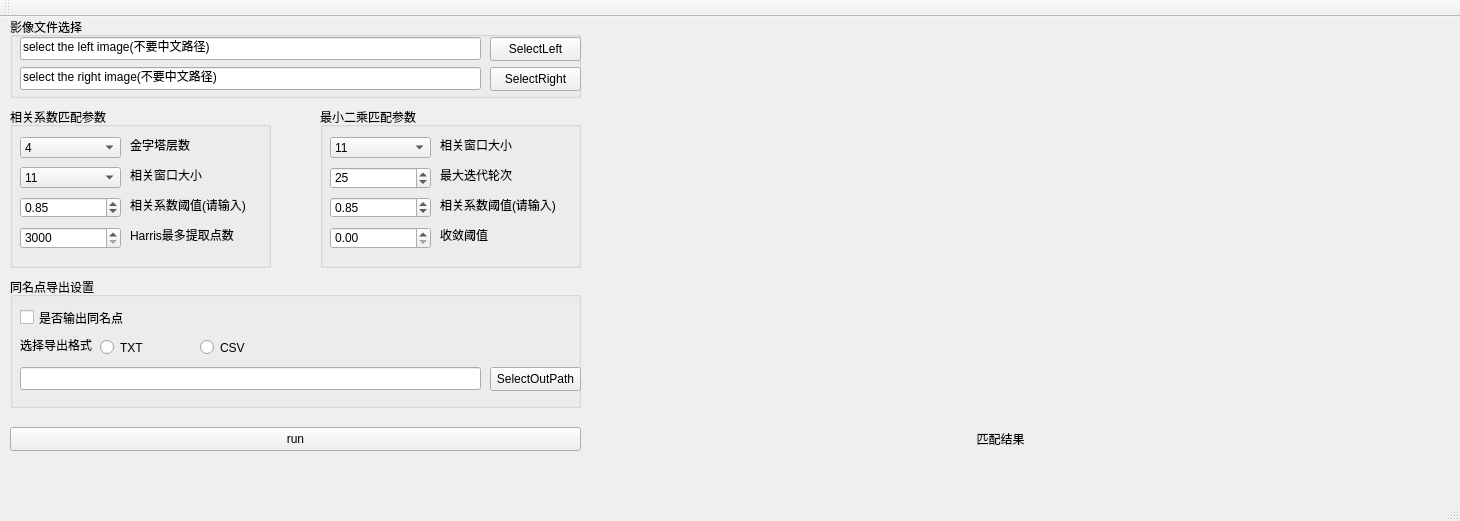
<?xml version="1.0" encoding="UTF-8"?>
<ui version="4.0">
 <class>MatchClass</class>
 <widget class="QMainWindow" name="MatchClass">
  <property name="geometry">
   <rect>
    <x>0</x>
    <y>0</y>
    <width>1460</width>
    <height>521</height>
   </rect>
  </property>
  <property name="windowTitle">
   <string>Match</string>
  </property>
  <widget class="QWidget" name="centralWidget">
   <widget class="QGroupBox" name="ImagePath">
    <property name="geometry">
     <rect>
      <x>10</x>
      <y>0</y>
      <width>571</width>
      <height>81</height>
     </rect>
    </property>
    <property name="title">
     <string>影像文件选择</string>
    </property>
    <widget class="QLineEdit" name="lineEditImgL">
     <property name="geometry">
      <rect>
       <x>10</x>
       <y>20</y>
       <width>461</width>
       <height>23</height>
      </rect>
     </property>
     <property name="text">
      <string>select the left image(不要中文路径)</string>
     </property>
    </widget>
    <widget class="QPushButton" name="selectLeftImg">
     <property name="geometry">
      <rect>
       <x>480</x>
       <y>20</y>
       <width>91</width>
       <height>24</height>
      </rect>
     </property>
     <property name="text">
      <string>SelectLeft</string>
     </property>
    </widget>
    <widget class="QLineEdit" name="lineEditImgR">
     <property name="geometry">
      <rect>
       <x>10</x>
       <y>50</y>
       <width>461</width>
       <height>23</height>
      </rect>
     </property>
     <property name="text">
      <string>select the right image(不要中文路径)</string>
     </property>
    </widget>
    <widget class="QPushButton" name="selectRightImg">
     <property name="geometry">
      <rect>
       <x>480</x>
       <y>50</y>
       <width>91</width>
       <height>24</height>
      </rect>
     </property>
     <property name="text">
      <string>SelectRight</string>
     </property>
    </widget>
   </widget>
   <widget class="QGroupBox" name="relateParam">
    <property name="geometry">
     <rect>
      <x>10</x>
      <y>90</y>
      <width>261</width>
      <height>161</height>
     </rect>
    </property>
    <property name="title">
     <string>相关系数匹配参数</string>
    </property>
    <widget class="QComboBox" name="PyramidLevel">
     <property name="geometry">
      <rect>
       <x>10</x>
       <y>30</y>
       <width>101</width>
       <height>21</height>
      </rect>
     </property>
     <item>
      <property name="text">
       <string>4</string>
      </property>
     </item>
     <item>
      <property name="text">
       <string>3</string>
      </property>
     </item>
     <item>
      <property name="text">
       <string>2</string>
      </property>
     </item>
     <item>
      <property name="text">
       <string>1</string>
      </property>
     </item>
    </widget>
    <widget class="QLabel" name="labelPyramid">
     <property name="geometry">
      <rect>
       <x>120</x>
       <y>30</y>
       <width>91</width>
       <height>16</height>
      </rect>
     </property>
     <property name="text">
      <string>金字塔层数</string>
     </property>
    </widget>
    <widget class="QComboBox" name="relateWinSize">
     <property name="geometry">
      <rect>
       <x>10</x>
       <y>60</y>
       <width>101</width>
       <height>21</height>
      </rect>
     </property>
     <property name="currentText">
      <string>11</string>
     </property>
     <item>
      <property name="text">
       <string>11</string>
      </property>
     </item>
     <item>
      <property name="text">
       <string>9</string>
      </property>
     </item>
     <item>
      <property name="text">
       <string>13</string>
      </property>
     </item>
     <item>
      <property name="text">
       <string>15</string>
      </property>
     </item>
     <item>
      <property name="text">
       <string>17</string>
      </property>
     </item>
    </widget>
    <widget class="QLabel" name="labelrelateWinSize">
     <property name="geometry">
      <rect>
       <x>120</x>
       <y>60</y>
       <width>91</width>
       <height>16</height>
      </rect>
     </property>
     <property name="text">
      <string>相关窗口大小</string>
     </property>
    </widget>
    <widget class="QDoubleSpinBox" name="relateThreshold">
     <property name="geometry">
      <rect>
       <x>10</x>
       <y>90</y>
       <width>101</width>
       <height>21</height>
      </rect>
     </property>
     <property name="maximum">
      <double>1.000000000000000</double>
     </property>
     <property name="singleStep">
      <double>0.010000000000000</double>
     </property>
     <property name="value">
      <double>0.850000000000000</double>
     </property>
    </widget>
    <widget class="QLabel" name="labelthreshold">
     <property name="geometry">
      <rect>
       <x>120</x>
       <y>90</y>
       <width>121</width>
       <height>16</height>
      </rect>
     </property>
     <property name="text">
      <string>相关系数阈值(请输入)</string>
     </property>
    </widget>
    <widget class="QLabel" name="labelthreshold_2">
     <property name="geometry">
      <rect>
       <x>120</x>
       <y>120</y>
       <width>121</width>
       <height>16</height>
      </rect>
     </property>
     <property name="text">
      <string>Harris最多提取点数</string>
     </property>
    </widget>
    <widget class="QSpinBox" name="upmaxHarris">
     <property name="geometry">
      <rect>
       <x>10</x>
       <y>120</y>
       <width>101</width>
       <height>22</height>
      </rect>
     </property>
     <property name="minimum">
      <number>3000</number>
     </property>
     <property name="maximum">
      <number>8000</number>
     </property>
     <property name="value">
      <number>3000</number>
     </property>
    </widget>
   </widget>
   <widget class="QGroupBox" name="LSMParam">
    <property name="geometry">
     <rect>
      <x>320</x>
      <y>90</y>
      <width>261</width>
      <height>161</height>
     </rect>
    </property>
    <property name="title">
     <string>最小二乘匹配参数</string>
    </property>
    <widget class="QLabel" name="LSMlabelrelateWinSize">
     <property name="geometry">
      <rect>
       <x>120</x>
       <y>30</y>
       <width>91</width>
       <height>16</height>
      </rect>
     </property>
     <property name="text">
      <string>相关窗口大小</string>
     </property>
    </widget>
    <widget class="QComboBox" name="LSMrelateWinSize">
     <property name="geometry">
      <rect>
       <x>10</x>
       <y>30</y>
       <width>101</width>
       <height>21</height>
      </rect>
     </property>
     <item>
      <property name="text">
       <string>11</string>
      </property>
     </item>
     <item>
      <property name="text">
       <string>13</string>
      </property>
     </item>
     <item>
      <property name="text">
       <string>15</string>
      </property>
     </item>
     <item>
      <property name="text">
       <string>17</string>
      </property>
     </item>
    </widget>
    <widget class="QSpinBox" name="maxIterations">
     <property name="geometry">
      <rect>
       <x>10</x>
       <y>60</y>
       <width>101</width>
       <height>22</height>
      </rect>
     </property>
     <property name="value">
      <number>25</number>
     </property>
    </widget>
    <widget class="QLabel" name="LSMmaxIterations">
     <property name="geometry">
      <rect>
       <x>120</x>
       <y>60</y>
       <width>121</width>
       <height>16</height>
      </rect>
     </property>
     <property name="text">
      <string>最大迭代轮次</string>
     </property>
    </widget>
    <widget class="QDoubleSpinBox" name="LSMrelateThreshold">
     <property name="geometry">
      <rect>
       <x>10</x>
       <y>90</y>
       <width>101</width>
       <height>21</height>
      </rect>
     </property>
     <property name="maximum">
      <double>1.000000000000000</double>
     </property>
     <property name="singleStep">
      <double>0.010000000000000</double>
     </property>
     <property name="value">
      <double>0.850000000000000</double>
     </property>
    </widget>
    <widget class="QLabel" name="LSMlabelthreshold">
     <property name="geometry">
      <rect>
       <x>120</x>
       <y>90</y>
       <width>121</width>
       <height>16</height>
      </rect>
     </property>
     <property name="text">
      <string>相关系数阈值(请输入)</string>
     </property>
    </widget>
    <widget class="QLabel" name="LSMepsilon">
     <property name="geometry">
      <rect>
       <x>120</x>
       <y>120</y>
       <width>121</width>
       <height>16</height>
      </rect>
     </property>
     <property name="text">
      <string>收敛阈值</string>
     </property>
    </widget>
    <widget class="QDoubleSpinBox" name="epsilon">
     <property name="geometry">
      <rect>
       <x>10</x>
       <y>120</y>
       <width>101</width>
       <height>22</height>
      </rect>
     </property>
     <property name="minimum">
      <double>0.000000000000000</double>
     </property>
     <property name="maximum">
      <double>1.000000000000000</double>
     </property>
     <property name="singleStep">
      <double>0.001000000000000</double>
     </property>
     <property name="value">
      <double>0.000000000000000</double>
     </property>
    </widget>
   </widget>
   <widget class="QPushButton" name="run">
    <property name="geometry">
     <rect>
      <x>10</x>
      <y>410</y>
      <width>571</width>
      <height>24</height>
     </rect>
    </property>
    <property name="text">
     <string>run</string>
    </property>
   </widget>
   <widget class="QLabel" name="labelResult">
    <property name="geometry">
     <rect>
      <x>600</x>
      <y>20</y>
      <width>801</width>
      <height>411</height>
     </rect>
    </property>
    <property name="text">
     <string>匹配结果</string>
    </property>
    <property name="alignment">
     <set>Qt::AlignmentFlag::AlignBottom|Qt::AlignmentFlag::AlignHCenter</set>
    </property>
   </widget>
   <widget class="QGroupBox" name="PointExport">
    <property name="geometry">
     <rect>
      <x>10</x>
      <y>260</y>
      <width>571</width>
      <height>131</height>
     </rect>
    </property>
    <property name="title">
     <string>同名点导出设置</string>
    </property>
    <widget class="QCheckBox" name="ExportPoints">
     <property name="geometry">
      <rect>
       <x>10</x>
       <y>30</y>
       <width>541</width>
       <height>21</height>
      </rect>
     </property>
     <property name="text">
      <string>是否输出同名点</string>
     </property>
    </widget>
    <widget class="QLabel" name="labelExportStyle">
     <property name="geometry">
      <rect>
       <x>10</x>
       <y>60</y>
       <width>81</width>
       <height>16</height>
      </rect>
     </property>
     <property name="text">
      <string>选择导出格式</string>
     </property>
    </widget>
    <widget class="QPushButton" name="SelectOutPath">
     <property name="geometry">
      <rect>
       <x>480</x>
       <y>90</y>
       <width>91</width>
       <height>24</height>
      </rect>
     </property>
     <property name="text">
      <string>SelectOutPath</string>
     </property>
    </widget>
    <widget class="QLineEdit" name="ExportPath">
     <property name="geometry">
      <rect>
       <x>10</x>
       <y>90</y>
       <width>461</width>
       <height>23</height>
      </rect>
     </property>
    </widget>
    <widget class="QRadioButton" name="txtStyle">
     <property name="geometry">
      <rect>
       <x>90</x>
       <y>60</y>
       <width>96</width>
       <height>21</height>
      </rect>
     </property>
     <property name="text">
      <string>TXT</string>
     </property>
    </widget>
    <widget class="QRadioButton" name="csvStyle">
     <property name="geometry">
      <rect>
       <x>190</x>
       <y>60</y>
       <width>96</width>
       <height>21</height>
      </rect>
     </property>
     <property name="text">
      <string>CSV</string>
     </property>
    </widget>
    <zorder>ExportPoints</zorder>
    <zorder>labelExportStyle</zorder>
    <zorder>SelectOutPath</zorder>
    <zorder>ExportPath</zorder>
    <zorder>csvStyle</zorder>
    <zorder>txtStyle</zorder>
   </widget>
  </widget>
  <widget class="QMenuBar" name="menuBar">
   <property name="geometry">
    <rect>
     <x>0</x>
     <y>0</y>
     <width>1460</width>
     <height>21</height>
    </rect>
   </property>
  </widget>
  <widget class="QToolBar" name="mainToolBar">
   <attribute name="toolBarArea">
    <enum>TopToolBarArea</enum>
   </attribute>
   <attribute name="toolBarBreak">
    <bool>false</bool>
   </attribute>
  </widget>
  <widget class="QStatusBar" name="statusBar"/>
 </widget>
 <layoutdefault spacing="6" margin="11"/>
 <resources>
  <include location="Match.qrc"/>
 </resources>
 <connections/>
</ui>
